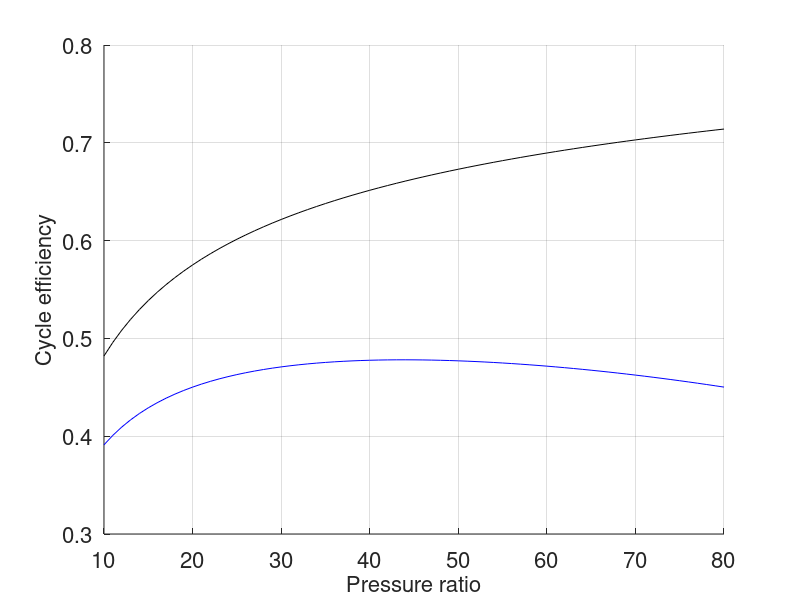
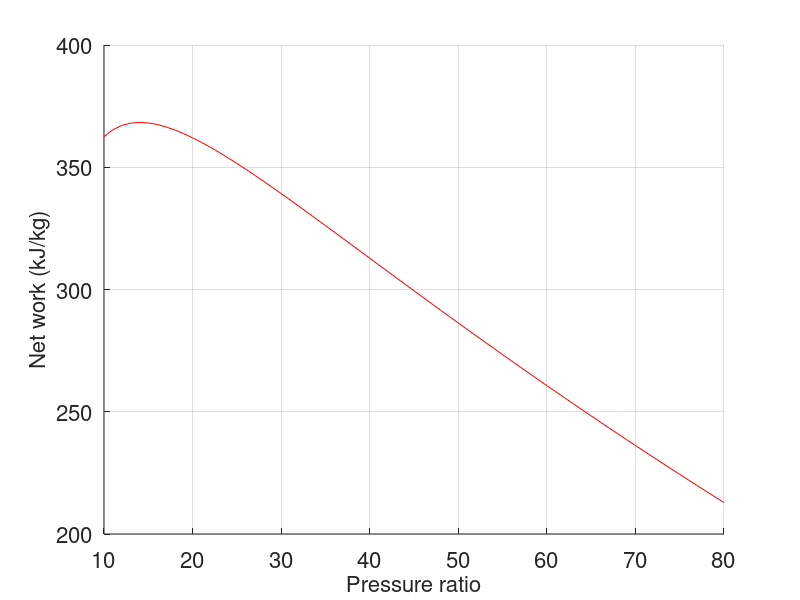

Write MATLAB code to recreate these figures, in order.
# ---------------------------------------------------------------------------------------
# BRAYTON CYCLE THERMAL EFFICIENCY VS PRESSURE RATIO AT A GIVEN TURBINE INLET TEMPERATURE

# Nicholas Cumpsty, Jet propulsion (2005), Cambridge University Press.
# Page 38, Exercise 4.3.
#----------------------------------------------------------------------------------------

clear all
close all
clc

temp2     = 259.5;      # Air entry temperature to the compressor - T2 (K)
temp4     = 1450;       # Turbine inlet temperature - T4 (K)
presRatio = [10:80]';   # Compressor/Turbine pressure ratio
effComp   = 0.9;        # Compressor isentropic efficiency
effTurb   = 0.9;        # Turbine isentropic efficiency

gamma     = 1.4;        # Ratio of specific heat capacities (gamma = cp/cv)
cpAir     = 1.005;      # Specific heat capacity of air at constant pressure (kJ/kg-K)

presFac   = presRatio.^((gamma-1)/gamma);   # To simplify the expression for cycle efficiency and net work

# Cycle/thermal efficiency
effCycle  = (effTurb*(temp4/temp2)*(1-1./presFac)-(presFac-1)/effComp)./((temp4/temp2)-(1+(presFac-1)/0.9));

# Net work (kJ/kg) = Turbine work - Compressor work
workNet   = (cpAir*temp2)*(effTurb*(temp4/temp2)*(1-1./presFac)-(presFac-1)/effComp);

# Thermal efficiency assuming 100% efficiency for compressor and turbine
effCycleIdeal = (1-1./presFac);

figure(1)

grid on
hold on
set(gca,'Fontsize',16)

plot(presRatio,effCycle,'b-')
plot(presRatio,effCycleIdeal,'k-')
xlabel('Pressure ratio','Fontsize',16)
ylabel('Cycle efficiency','Fontsize',16)

figure(2)

grid on
hold on
set(gca,'Fontsize',16)

plot(presRatio,workNet,'r-')
xlabel('Pressure ratio','Fontsize',16)
ylabel('Net work (kJ/kg)','Fontsize',16)
